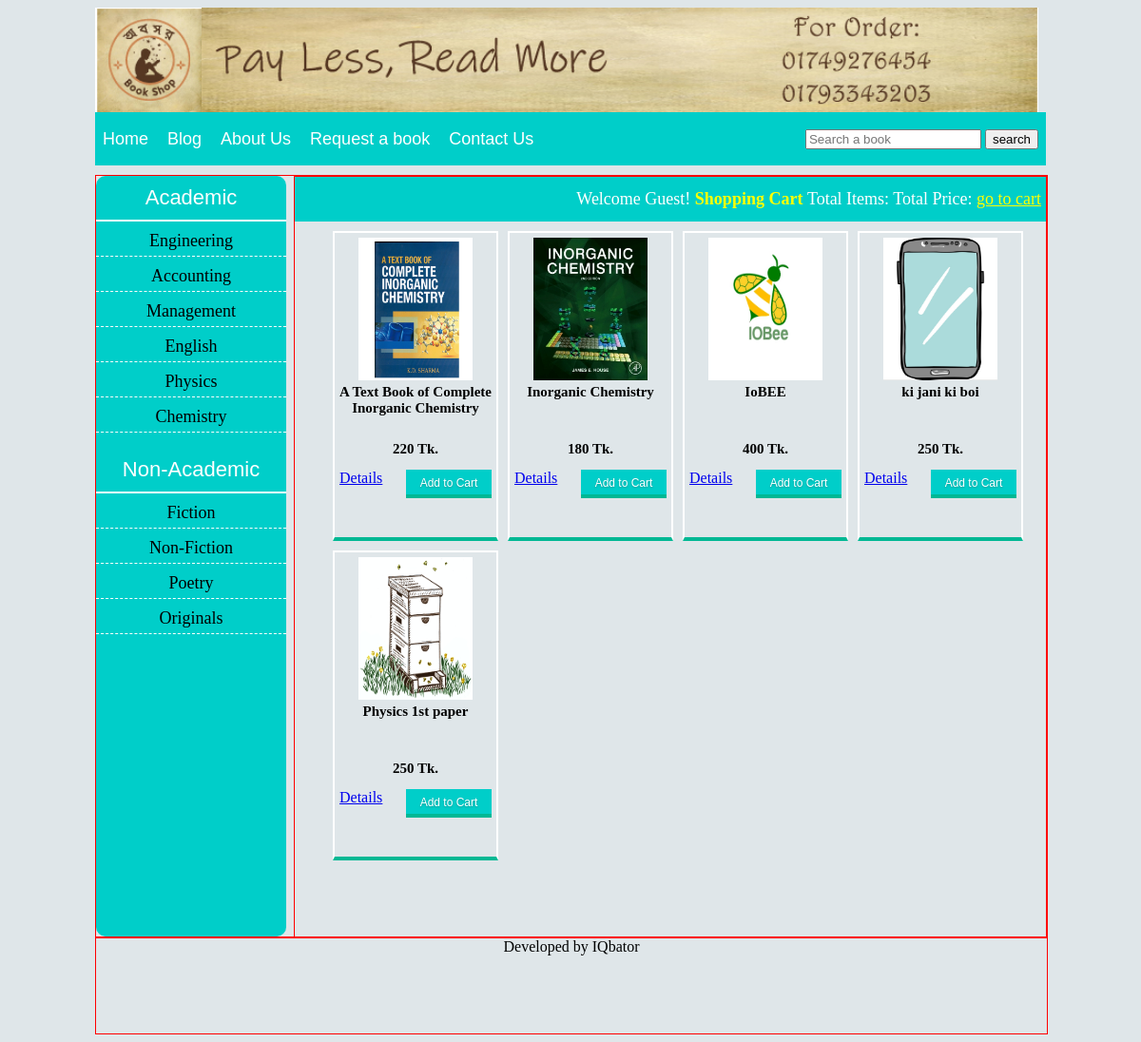
The page / on the database its author committed.
### tables this page shows
CREATE TABLE `products` (
  `product_id` int(100) NOT NULL,
  `product_title` varchar(200) NOT NULL,
  `product_writer` varchar(200) NOT NULL,
  `product_cat` int(100) NOT NULL,
  `product_price` int(100) NOT NULL,
  `product_desc` text NOT NULL,
  `product_image` text NOT NULL,
  `product_keywords` text NOT NULL
);

### functions/functions.php (the view, shortened to what this page needs)
<?php
function getPro(){
if(!isset($_GET['cat'])) {
  if(!isset($_GET['brand']))
  global $con;
  $get_pro = "select * from products order by RAND() LIMIT 0,6";
  $run_pro = mysqli_query($con, $get_pro);
  while($row_pro = mysqli_fetch_array($run_pro)){
    $pro_id = $row_pro['product_id'];
    $pro_title = $row_pro['product_title'];
    $pro_price = $row_pro['product_price'];
    $pro_image = $row_pro['product_image'];
    echo "
      <div id='single_product'>
      <img src='admin_area/product_images/$pro_image' width='120' height='150' >
            <p><b>$pro_title</b></p>
            <p id='price'><b> $pro_price Tk. </b></p>
            <a href='details.php?pro_id=$pro_id' style='float:left;'> Details </a>
            <a href='index.php?pro_id=$pro_id'><button style='float:right;'>Add to Cart </button></a>
      </div>
    ";
  }
 }
}
?>

### index.php (shortened to what this page needs)
<!DOCTYPE html>
<?php
include("functions/functions.php");
 ?>
<html>
  <head>
    <link rel="stylesheet" href="styles/style.css" media="all">
  </head>
  <body>
    <div class="main_wrapper">
    <header class="header_wrapper">
      <img id="logo" src="images/web1.jpg" alt="The logo">
      <img id="logo" src="images/web2.jpg" alt="The logo">
    </header>
    <form id="form" method="get" action="results.php" enctype="multipart/form-data">
      <input type="text" name="user_query" placeholder="Search a book">
      <input type="submit" name="search" value="search">
    </form>
    <nav id="menu">
      <ul>
        <li><a href="#">Home</a></li>
        <li><a href="#">Blog</a></li>
        <li><a href="#">About Us</a></li>
        <li><a href="#">Request a book</a></li>
        <li><a href="#">Contact Us</a></li>
      </ul>
    </nav>
<div class="content_wrapper">
  <div class="content_area">
    <div id="shopping_cart">
      <span style="float:right"> Welcome Guest! <b style="color:yellow"> Shopping Cart </b> Total Items: Total Price: <a href="cart.php" style="color:yellow">go to cart </a>
      </span>
    </div>
    <div id="products_box">
      <?php getPro() ?>
    </div>
  </div>
    <div id="sidebar">
      <div id="sidebar_title"> Academic </div>
      <ul id="cats">
        <li><a href="#">Engineering</a></li>
        <li><a href="#">Accounting</a></li>
        <li><a href="#">Management</a></li>
        <li><a href="#">English</a></li>
        <li><a href="#">Physics</a></li>
        <li><a href="#">Chemistry</a></li>
      </ul>
      <div id="sidebar_title"> Non-Academic </div>
      <ul id="cats">
        <li><a href="#">Fiction</a></li>
        <li><a href="#">Non-Fiction</a></li>
        <li><a href="#">Poetry</a></li>
        <li><a href="#">Originals</a></li>
      </ul>
    </div>
  </div>
    <footer>
Developed by IQbator
    </footer>
    </div>
    </body>
</html>

### styles/style.css (style rules this page uses)
body { background: #dfe6e9; }
.main_wrapper { width: 1000px; height: auto; margin: auto; }
.header_wrapper { width:1000px; height: 110px; margin: 0; padding: 0; }
#logo { float:left; height:110px; }
#menu { line-height: 40px; background: #00cec9; }
#menu ul { margin: 0; padding: 0; }
#menu li { list-style: none; display:inline-block; }
#menu li a { text-decoration: none; padding: 8px; margin: 0px; font-size: 18px; color: white; display:block; font-family: sans-serif; }
#form { float:right; padding-right: 8px; line-height: 55px; }
.content_wrapper { width:1000px; height:800px; margin: auto; margin-top: 10px; border: solid red 1px; }
.content_area { width:790px; height:800px; float: right; border: solid red 1px; }
#sidebar { color:white; width:200px; height:800px; border-radius: 10px; background: #00cec9; text-align: center; }
#sidebar_title { font-size: 22px; font-family: sans-serif; padding: 10px; border-bottom:#fff solid 2px; text-align: center; }
#cats { margin-top: 0; padding: 0; text-align: center; }
#cats li { list-style: none; display: block; padding:10px 0 5px 0; border-bottom:1px dashed #fff; text-align: center; }
#cats a { font-size: 18px; text-decoration: none; color: black; padding: 8px; margin: 5px; text-align: center; }
#products_box { width: 780px; text-align: center; margin-left: 30px; margin-bottom: 10px; }
#single_product { border: 2px solid white; border-bottom: 4px solid #00b894; width: 160px; height: 310px; float:left; margin-left: 10px; margin-top: 10px; padding: 5px; }
#single_product button { float: right; vertical-align: top; width: 90px; height: 30px; padding: 0; font-size: 12px; color: white; text-align: center; text-shadow: 0 1px 2px rgba(0, 0, 0, 0.25); background: #00cec9; border: 0; border-bottom: 2px solid #00b894; cursor: pointer; -webkit-box-shadow: inset 0 -2px #00b894; }
#single_product p { height: 60px; width: auto; font-size: 15px; padding: 0; margin: 0; text-align: center; }
#single_product #price { height: 15px; width: auto; font-size: 15px; padding: 0; margin-bottom: 15px; text-align: center; }
#shopping_cart { width:780px; height:37px; background: #00cec9; color: white; font-size: 18px; padding: 5px; line-height: 37px; }
footer { border: solid red 1px; width:1000px; height:100px; text-align: center; }

### rows shown on the page
products: product_image (picture), product_title "A Text Book of Complete Inorganic Chemistry", product_price "220"
products: product_image (picture), product_title "Inorganic Chemistry", product_price "180"
products: product_image (picture), product_title "IoBEE", product_price "400"
products: product_image (picture), product_title "ki jani ki boi", product_price "250"
products: product_image (picture), product_title "Physics 1st paper", product_price "250"
